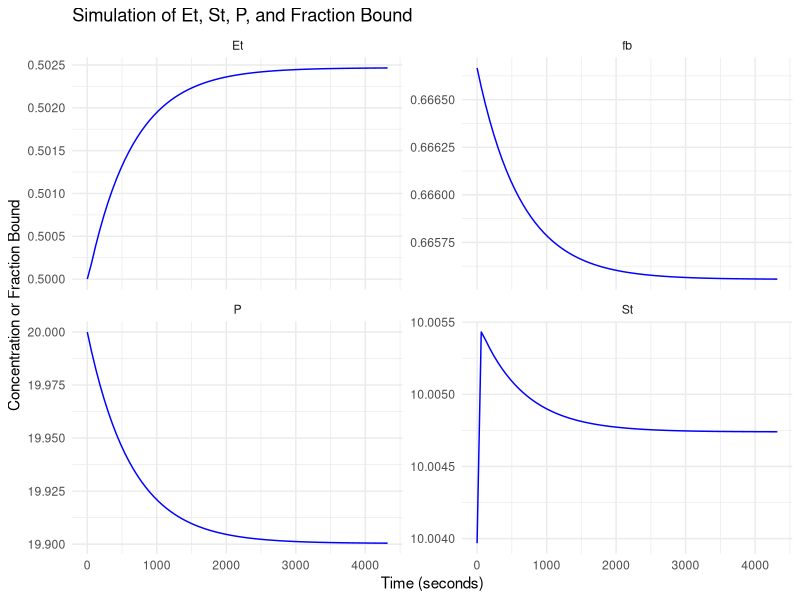

Reproduce this figure in R.
#Load packages
library(tidyverse)
library(deSolve)
library(ggpubr)

# ------------------------ LEGEND FOR VARIABLES ------------------------

# Et: Enzyme concentration (Extrase)
#      - Represents the total concentration of the enzyme involved in the reaction.

# St: Substrate concentration (Substrase)
#      - Represents the total concentration of the substrate available for the enzyme to act upon.

# ES: Enzyme-substrate complex
#      - Calculated internally in the model as the complex formed between the enzyme (Extrase) and the substrate (Substrase).

# E: Free enzyme
#      - The enzyme that is not bound to the substrate.

# P: Product concentration (Problatide)
#      - Represents the total concentration of the product formed by the reaction.

# I: Inhibitor concentration (Fixaprob)
#      - Represents the concentration of the inhibitor used to block enzyme activity.

# Km: Michaelis constant
#      - A measure of the substrate concentration at which the reaction rate is half-maximal.

# Kcat: Catalytic rate constant
#      - The number of substrate molecules converted to product per enzyme molecule per second.

# Kdege: Degradation rate constant for the enzyme
#      - The rate at which the enzyme degrades over time.

# Kdegs: Degradation rate constant for the substrate
#      - The rate at which the substrate degrades over time.

# Prode: Enzyme production rate
#      - The rate at which the enzyme is produced.

# Prods: Substrate production rate
#      - The rate at which the substrate is produced.

# Kdegp: Degradation rate constant for the product
#      - The rate at which the product degrades over time.

# ------------------------ END OF LEGEND ------------------------

model <- function(time, inits, theta) {
  with(as.list(c(inits, theta)), {  # Get named contents of inits and theta
    
    # Calculate enzyme-substrate complex and free enzyme
    ES = Et * St / (Km * (1 + Ie / Kie) + St)
    E = Et - ES
    S = St - ES
    
    # Fraction bound with inhibitor (Fixaprob)
    fb = P / (Kd + P) * (1 / (1 + Fixaprob / Kfix))
    
    # Differential equations
    dEt = (Prode * (fbss / fb)^n) - Kdege * E
    dSt = Prods - Kdegs * S - Kcat * ES
    dP = Kcat * ES - Kdegp * P
    
    # Return list of derivatives
    list(c(dEt, dSt, dP))
  })
}

###################################################3
# Known constants
Km = 1.25 * 1000 # pM
Kcat = 4 # /sec
Kdege = 1 # /sec (Ke)
Kdegs = 0.1 # /sec (the substrate can only be eliminated by converting into product)
Kd = 10 # pM
Kie = 9500 # pM (Inhibitor binding affinity for the enzyme)

# Concentrations measured at steady state
Pss = 20 # pmol/L
Sss = 10 # pmol/L
Etot_ss = 0.5 # pmol/L

# Calculated concentrations at SS

# Enzyme-substrate complex at steady-state
ES_ss = Etot_ss * Sss / (Km + Sss)

# Free enzyme at steady state
E_ss = Etot_ss - ES_ss

fbss = Pss / (Pss + Kd)

# Calculated production and elimination rates 
Prode = Kdege * E_ss    # Must equal free-enzyme elimination rate
Prods = Kdegs * Sss + Kcat * ES_ss  # Must equal free enzyme elimination rate + product formation rate
Kdegp = Kcat * ES_ss / Pss  # Calculate from steady-state condition for Product

#####################################3
inits = c(Et = Etot_ss,
          St = Sss + ES_ss,
          P = Pss
          )  # Initialize Fixaprob as 0 for Case 2

theta = c(Km = Km,
          Kcat = Kcat,
          Kdege = Kdege,
          Kdegs = Kdegs,
          Prode = Prode,
          Prods = Prods,
          Kdegp = Kdegp,
          n = 3,
          Kd = Kd,
          Ie = 100,  # Initial concentration of the inhibitor (Fixaprob)
          Kie = Kie,
          Fixaprob = 0,  # Initial concentration of Fixaprob (change as needed)
          Kfix = 1)  # Binding affinity for Fixaprob

# Simulation time
tlast = 60 * 24 * 3  # 3 days in minutes
times <- seq(0, tlast, 60)  # Simulate every minute

# Simulate
out <- ode(inits, times, model, theta)

# Convert to data frame and include fb
X <- as.data.frame(out)

# Calculate fraction bound
X$fb = X$P / (theta["Kd"]  + X$P)

# Post-hoc calculations

# Reshape data to long format for faceting
X_long <- X %>%
  pivot_longer(cols = c(Et, St, P, fb), 
               names_to = "Variable", 
               values_to = "Value")

# Plot using facet_wrap
ggplot(X_long, aes(x = time, y = Value)) +
  geom_line(color = "blue") +
  facet_wrap(~ Variable, scales = "free_y") +
  labs(title = "Simulation of Et, St, P, and Fraction Bound",
       x = "Time (seconds)",
       y = "Concentration or Fraction Bound") +
  theme_minimal()
